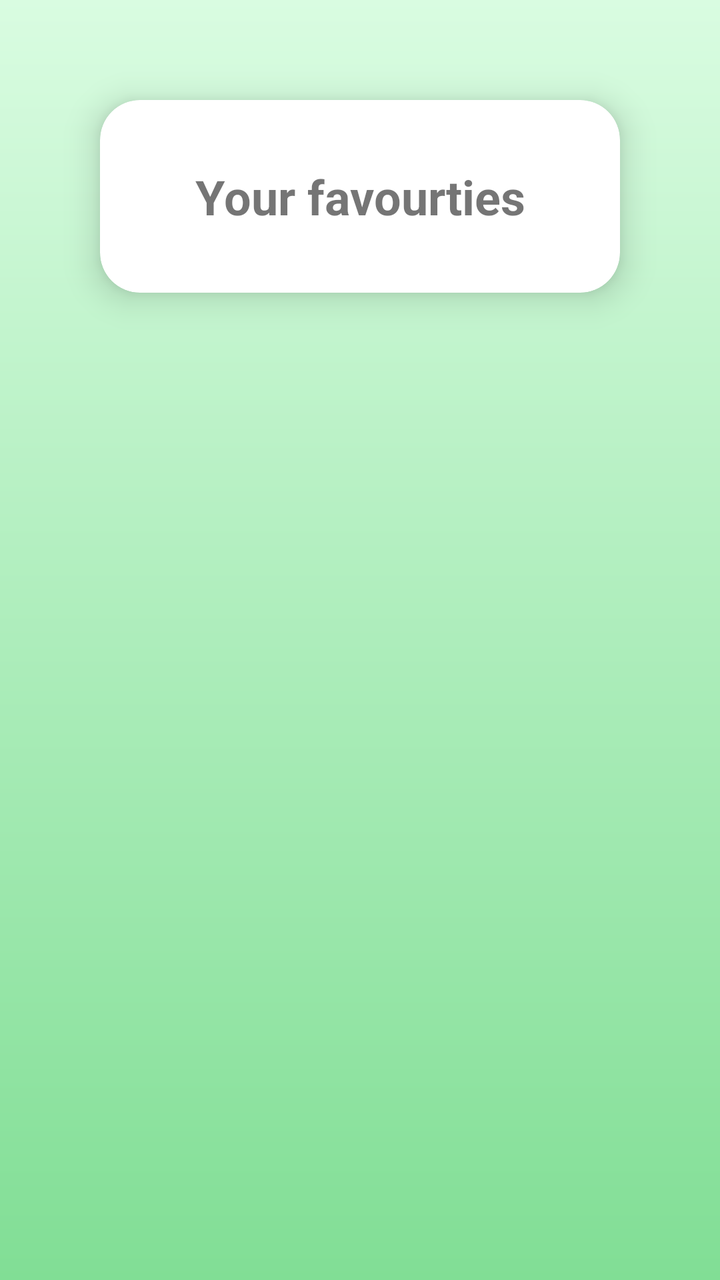
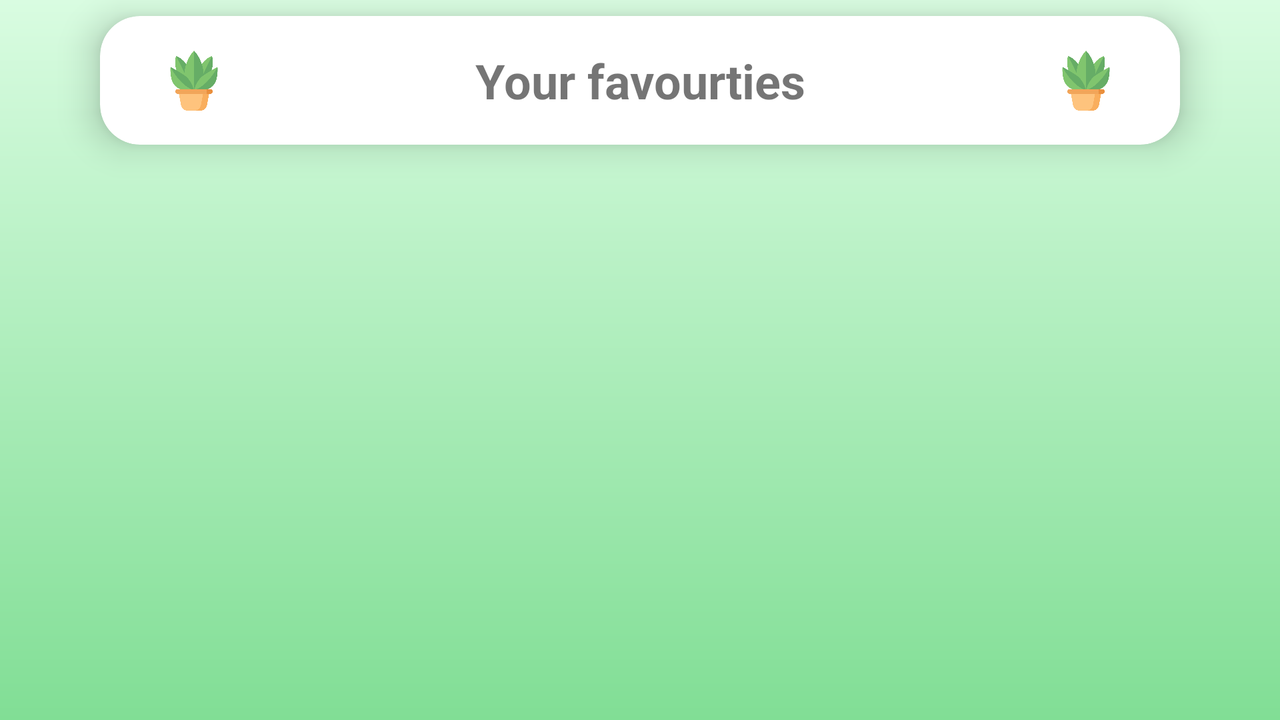

An Android layout and its configuration variant, each rendered on a device that would load it. The default file and the variant file are quoted in full after the pictures.
<!-- AndroidManifest.xml: application theme Theme.AmaFloraFB -->
<!-- res/layout/fragment_favourites.xml -->
<?xml version="1.0" encoding="utf-8"?>
<androidx.constraintlayout.widget.ConstraintLayout xmlns:android="http://schemas.android.com/apk/res/android"
    xmlns:app="http://schemas.android.com/apk/res-auto"
    xmlns:tools="http://schemas.android.com/tools"
    android:id="@+id/frameLayout8"
    android:layout_width="match_parent"
    android:layout_height="match_parent"
    android:background="@drawable/linear_discover"
    android:elevation="20dp"
    tools:context=".FavouritesFragment">

    <androidx.cardview.widget.CardView
        android:id="@+id/cardTitle"
        android:layout_width="0dp"
        android:layout_height="wrap_content"
        android:layout_marginStart="50dp"
        android:layout_marginTop="50dp"
        android:layout_marginEnd="50dp"
        app:cardCornerRadius="20dp"
        app:cardElevation="10dp"
        app:layout_constraintEnd_toEndOf="parent"
        app:layout_constraintStart_toStartOf="parent"
        app:layout_constraintTop_toTopOf="parent">

        <androidx.constraintlayout.widget.ConstraintLayout
            android:layout_width="match_parent"
            android:layout_height="match_parent">

            <TextView
                android:id="@+id/textView4"
                android:layout_width="wrap_content"
                android:layout_height="wrap_content"
                android:layout_marginStart="32dp"
                android:layout_marginTop="32dp"
                android:layout_marginEnd="32dp"
                android:layout_marginBottom="32dp"
                android:gravity="center"
                android:text="Your favourties"
                android:textSize="24sp"
                android:textStyle="bold"
                app:layout_constraintBottom_toBottomOf="parent"
                app:layout_constraintEnd_toEndOf="parent"
                app:layout_constraintStart_toStartOf="parent"
                app:layout_constraintTop_toTopOf="parent" />

            <ImageView
                android:id="@+id/imageView7"
                android:layout_width="60dp"
                android:layout_height="60dp"
                android:layout_marginStart="16dp"
                android:layout_marginEnd="32dp"
                android:src="@drawable/img"
                app:layout_constraintBottom_toBottomOf="parent"
                app:layout_constraintEnd_toEndOf="parent"
                app:layout_constraintStart_toEndOf="@+id/textView4"
                app:layout_constraintTop_toTopOf="parent" />

            <ImageView
                android:id="@+id/imageView8"
                android:layout_width="60dp"
                android:layout_height="60dp"
                android:layout_marginStart="32dp"
                android:layout_marginEnd="16dp"
                android:src="@drawable/img"
                app:layout_constraintBottom_toBottomOf="parent"
                app:layout_constraintEnd_toStartOf="@+id/textView4"
                app:layout_constraintStart_toStartOf="parent"
                app:layout_constraintTop_toTopOf="parent" />
        </androidx.constraintlayout.widget.ConstraintLayout>
    </androidx.cardview.widget.CardView>

    <androidx.recyclerview.widget.RecyclerView
        android:id="@+id/recyclerView"
        android:layout_width="0dp"
        android:layout_height="0dp"
        android:layout_marginStart="32dp"
        android:layout_marginTop="32dp"
        android:layout_marginEnd="32dp"
        app:layoutManager="androidx.recyclerview.widget.LinearLayoutManager"
        android:layout_marginBottom="32dp"
        app:layout_constraintBottom_toBottomOf="parent"
        app:layout_constraintEnd_toEndOf="parent"
        app:layout_constraintStart_toStartOf="parent"
        app:layout_constraintTop_toBottomOf="@+id/cardTitle" />

    <androidx.cardview.widget.CardView
        android:id="@+id/cardNothing"
        android:layout_width="0dp"
        android:layout_height="wrap_content"
        android:layout_marginStart="32dp"
        android:layout_marginEnd="32dp"
        android:visibility="gone"
        app:cardCornerRadius="20dp"
        app:cardElevation="20dp"
        app:layout_constraintBottom_toBottomOf="parent"
        app:layout_constraintEnd_toEndOf="parent"
        app:layout_constraintStart_toStartOf="parent"
        app:layout_constraintTop_toBottomOf="@+id/cardTitle">

        <androidx.constraintlayout.widget.ConstraintLayout
            android:layout_width="match_parent"
            android:layout_height="match_parent">

            <TextView
                android:id="@+id/textView7"
                android:layout_width="0dp"
                android:layout_height="wrap_content"
                android:layout_marginStart="16dp"
                android:layout_marginTop="16dp"
                android:layout_marginEnd="16dp"
                android:layout_marginBottom="16dp"
                android:gravity="center"
                android:text="Discover new plants to add to your wish list, or add them directly to your collection of posessed plants!"
                android:textSize="24sp"
                android:textStyle="bold"
                app:layout_constraintBottom_toBottomOf="parent"
                app:layout_constraintEnd_toEndOf="parent"
                app:layout_constraintStart_toStartOf="parent"
                app:layout_constraintTop_toTopOf="parent" />
        </androidx.constraintlayout.widget.ConstraintLayout>
    </androidx.cardview.widget.CardView>
</androidx.constraintlayout.widget.ConstraintLayout>
<!-- resources referenced by this layout -->
<resources>
  <!-- drawable img: png bitmap (drawable, 21908 bytes) -->
  <!-- drawable linear_discover (drawable) -->
  <?xml version="1.0" encoding="utf-8"?>
  <shape xmlns:android="http://schemas.android.com/apk/res/android">
      <gradient
  
          android:angle="90"
  
          android:endColor="@color/my_light_primary"
          android:startColor="@color/mainGreen"
          android:type="linear" />
  </shape>
  <style name="Theme.AmaFloraFB" parent="Base.Theme.AmaFloraFB" />
  <color name="my_light_primary">#D9FCE1</color>
  <color name="mainGreen">#81DE95</color>
  <style name="Base.Theme.AmaFloraFB" parent="Theme.MaterialComponents.DayNight.NoActionBar">
          
          <item name="colorPrimary">@color/mainGreen</item>
          <item name="colorPrimaryVariant">@color/mainGreen2</item>
          <item name="colorOnPrimary">@color/white</item>
          
          <item name="colorSecondary">@color/teal_200</item>
          <item name="colorSecondaryVariant">@color/teal_700</item>
          <item name="colorOnSecondary">@color/black</item>
          
          <item name="android:statusBarColor">@color/mainGreen2</item>
      </style>
  <color name="mainGreen2">#148A2C</color>
  <color name="white">#FFFFFFFF</color>
  <color name="teal_200">#FF03DAC5</color>
  <color name="teal_700">#FF018786</color>
  <color name="black">#FF000000</color>
</resources>
<!-- res/layout-land/fragment_favourites.xml (the repository's variant of the layout above) -->
<!-- drawn on the phone turned sideways -->
<?xml version="1.0" encoding="utf-8"?>
<androidx.constraintlayout.widget.ConstraintLayout xmlns:android="http://schemas.android.com/apk/res/android"
    xmlns:app="http://schemas.android.com/apk/res-auto"
    xmlns:tools="http://schemas.android.com/tools"
    android:id="@+id/frameLayout8"
    android:layout_width="match_parent"
    android:layout_height="match_parent"
    android:background="@drawable/linear_discover"
    android:elevation="20dp"
    tools:context=".FavouritesFragment">

    <androidx.cardview.widget.CardView
        android:id="@+id/cardTitle"
        android:layout_width="0dp"
        android:layout_height="wrap_content"
        android:layout_marginStart="50dp"
        android:layout_marginTop="8dp"
        android:layout_marginEnd="50dp"
        app:cardCornerRadius="20dp"
        app:cardElevation="10dp"
        app:layout_constraintEnd_toEndOf="parent"
        app:layout_constraintStart_toStartOf="parent"
        app:layout_constraintTop_toTopOf="parent">

        <androidx.constraintlayout.widget.ConstraintLayout
            android:layout_width="match_parent"
            android:layout_height="match_parent">

            <TextView
                android:id="@+id/textView4"
                android:layout_width="wrap_content"
                android:layout_height="wrap_content"
                android:layout_marginStart="32dp"
                android:layout_marginTop="16dp"
                android:layout_marginEnd="32dp"
                android:layout_marginBottom="16dp"
                android:gravity="center"
                android:text="Your favourties"
                android:textSize="24sp"
                android:textStyle="bold"
                app:layout_constraintBottom_toBottomOf="parent"
                app:layout_constraintEnd_toEndOf="parent"
                app:layout_constraintStart_toStartOf="parent"
                app:layout_constraintTop_toTopOf="parent" />

            <ImageView
                android:id="@+id/imageView7"
                android:layout_width="30dp"
                android:layout_height="30dp"
                android:layout_marginEnd="32dp"
                android:src="@drawable/img"
                app:layout_constraintBottom_toBottomOf="parent"
                app:layout_constraintEnd_toEndOf="parent"
                app:layout_constraintTop_toTopOf="parent" />

            <ImageView
                android:id="@+id/imageView8"
                android:layout_width="30dp"
                android:layout_height="30dp"
                android:layout_marginStart="32dp"
                android:layout_marginTop="8dp"
                android:layout_marginBottom="8dp"
                android:src="@drawable/img"
                app:layout_constraintBottom_toBottomOf="parent"
                app:layout_constraintStart_toStartOf="parent"
                app:layout_constraintTop_toTopOf="parent" />
        </androidx.constraintlayout.widget.ConstraintLayout>
    </androidx.cardview.widget.CardView>

    <androidx.recyclerview.widget.RecyclerView
        android:id="@+id/recyclerView"
        android:layout_width="0dp"
        android:layout_height="0dp"
        android:layout_marginStart="32dp"
        android:layout_marginTop="32dp"
        android:layout_marginEnd="32dp"
        app:layoutManager="androidx.recyclerview.widget.LinearLayoutManager"
        android:layout_marginBottom="32dp"
        app:layout_constraintBottom_toBottomOf="parent"
        app:layout_constraintEnd_toEndOf="parent"
        app:layout_constraintStart_toStartOf="parent"
        app:layout_constraintTop_toBottomOf="@+id/cardTitle" />

    <androidx.cardview.widget.CardView
        android:id="@+id/cardNothing"
        android:layout_width="0dp"
        android:layout_height="wrap_content"
        android:layout_marginStart="32dp"
        android:layout_marginEnd="32dp"
        android:visibility="gone"
        app:cardCornerRadius="20dp"
        app:cardElevation="20dp"
        app:layout_constraintBottom_toBottomOf="parent"
        app:layout_constraintEnd_toEndOf="parent"
        app:layout_constraintStart_toStartOf="parent"
        app:layout_constraintTop_toBottomOf="@+id/cardTitle">

        <androidx.constraintlayout.widget.ConstraintLayout
            android:layout_width="match_parent"
            android:layout_height="match_parent">

            <TextView
                android:id="@+id/textView7"
                android:layout_width="0dp"
                android:layout_height="wrap_content"
                android:layout_marginStart="16dp"
                android:layout_marginTop="16dp"
                android:layout_marginEnd="16dp"
                android:layout_marginBottom="16dp"
                android:gravity="center"
                android:text="Discover new plants to add to your wish list, or add them directly to your collection of posessed plants!"
                android:textSize="24sp"
                android:textStyle="bold"
                app:layout_constraintBottom_toBottomOf="parent"
                app:layout_constraintEnd_toEndOf="parent"
                app:layout_constraintStart_toStartOf="parent"
                app:layout_constraintTop_toTopOf="parent" />
        </androidx.constraintlayout.widget.ConstraintLayout>
    </androidx.cardview.widget.CardView>
</androidx.constraintlayout.widget.ConstraintLayout>
